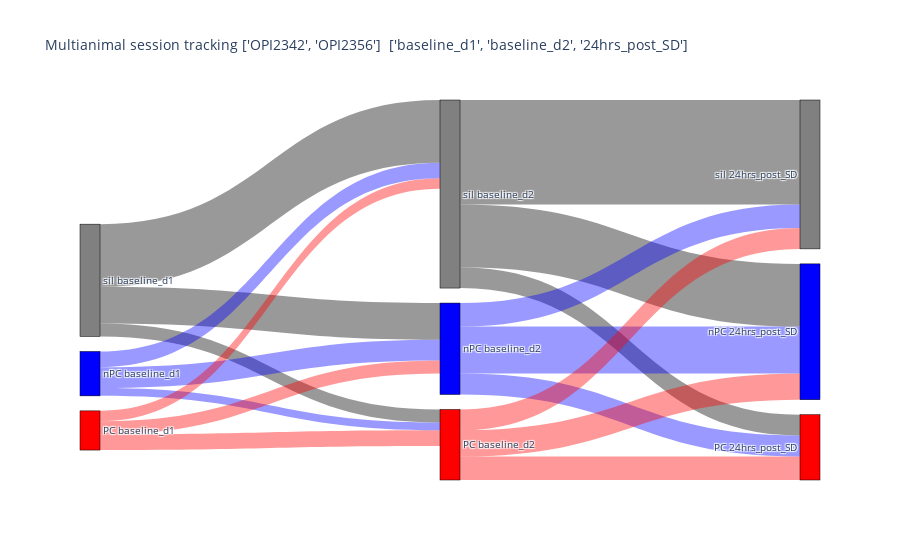

Notebook source saved alongside this figure:
### Code cell
labels = [] 
colors = []
for condition in conditions:
  labels.extend([f"PC {condition}", f"nPC {condition}", f"sil {condition}"])  # for each condition, check categories PC, not-PC and low activity
  colors.extend(["red", "blue", "grey"])  # 255, 0, 0;  0, 255, 0; 0, 0, 0
# in each condition, we have PC and nPC categories, each have PC and nPC targets in the next category
sources = []  # should be 0, 1, 2, 0, 1, 2, 0, 1, 2, 3, 4, 5, 3, 4, 5, 3, 4, 5, ...
targets = []  # should be 3, 3, 3, 4, 4, 4, 5, 5, 5, 6, 6, 6, 7, 7, 7, 8, 8, 8, ...
values = []
link_colors = []
#initlaiizng zero for all the values so that I can add numbers for individual animals
n_PC_to_PC=n_non_PC_to_PC=n_sil_to_PC=0
n_PC_to_non_PC=n_sil_to_non_PC=n_non_PC_to_non_PC=0
n_PC_to_sil=n_non_PC_to_sil=n_sil_to_sil=0

for animal in animals:
  df=cr_reg_cells_df[animal]
  for i_condition in range(len(conditions)-1):

    #target cells place cells
    n_PC_to_PC+=len(celltrack.cell_movement(df,animal,conditions[i_condition],conditions[i_condition+1],source_type=pc_cells,target_type=pc_cells))
    n_non_PC_to_PC+=len(celltrack.cell_movement(df,animal,conditions[i_condition],conditions[i_condition+1],source_type=non_pc_cells,target_type=pc_cells))
    n_sil_to_PC+=len(celltrack.cell_movement(df,animal,conditions[i_condition],conditions[i_condition+1],source_type=silent_cells,target_type=pc_cells))
    if animal==animals[-1]:
      sources.extend([3*i_condition,3*i_condition+1, 3*i_condition+2])
      targets.extend([3*(i_condition+1), 3*(i_condition+1), 3*(i_condition+1)])
      values.extend([n_PC_to_PC, n_non_PC_to_PC, n_sil_to_PC])
      link_colors.extend(["rgba(255, 0, 0, 0.4)", "rgba(0, 0, 255, 0.4)", "rgba(0, 0, 0, 0.4)"])  # PC -> x is light blue, nPC -> x is light red, Q -> y is "light black"

    #target cells non place cells
    n_PC_to_non_PC+=len(celltrack.cell_movement(df,animal,conditions[i_condition],conditions[i_condition+1],source_type=pc_cells,target_type=non_pc_cells))
    n_sil_to_non_PC+=len(celltrack.cell_movement(df,animal,conditions[i_condition],conditions[i_condition+1],source_type=silent_cells,target_type=non_pc_cells))
    n_non_PC_to_non_PC+=len(celltrack.cell_movement(df,animal,conditions[i_condition],conditions[i_condition+1],source_type=non_pc_cells,target_type=non_pc_cells))
    if animal==animals[-1]:
      sources.extend([3*i_condition,3*i_condition+1, 3*i_condition+2])
      targets.extend([3*(i_condition+1)+1, 3*(i_condition+1)+1, 3*(i_condition+1)+1])
      values.extend([n_PC_to_non_PC, n_non_PC_to_non_PC, n_sil_to_non_PC])
      link_colors.extend(["rgba(255, 0, 0, 0.4)", "rgba(0, 0, 255, 0.4)", "rgba(0, 0, 0, 0.4)"])  # PC -> x is light blue, nPC -> x is light red, Q -> y is "light black"


    #targer cell silent cells  
    n_PC_to_sil+=len(celltrack.cell_movement(df,animal,conditions[i_condition],conditions[i_condition+1],source_type=pc_cells,target_type=silent_cells))
    n_non_PC_to_sil+=len(celltrack.cell_movement(df,animal,conditions[i_condition],conditions[i_condition+1],source_type=non_pc_cells,target_type=silent_cells))
    n_sil_to_sil+=len(celltrack.cell_movement(df,animal,conditions[i_condition],conditions[i_condition+1],source_type=silent_cells,target_type=silent_cells))
    if animal==animals[-1]:
      sources.extend([3*i_condition,3*i_condition+1, 3*i_condition+2])
      targets.extend([3*(i_condition+1)+2, 3*(i_condition+1)+2, 3*(i_condition+1)+2])
      values.extend([n_PC_to_sil, n_non_PC_to_sil, n_sil_to_sil])
      link_colors.extend(["rgba(255, 0, 0, 0.4)", "rgba(0, 0, 255, 0.4)", "rgba(0, 0, 0, 0.4)"])  # PC -> x is light blue, nPC -> x is light red, Q -> y is "light black"

  
fig = go.Figure(data=[go.Sankey(
  node = dict(
    pad = 15,
    thickness = 20,
    line = dict(color = "black", width = 0.5),
    label = labels,
    color = colors
  ),
  link = dict(
    source = sources, # indices correspond to labels, eg A1, A2, A1, B1, ...
    target = targets,
    value = values,
    color = link_colors
))])

fig.update_layout(title_text=f'Multianimal session tracking\n{animals}\n\n{conditions}', font_size=10)

#pio.write_image(fig, F'{output_folder}/{animal}_sankey_diagram.pdf')

### Figure 1 — Plotly figure (JSON) as saved in the notebook; plotly's stock layout.template omitted (floating-point values rounded to 4 significant figures)
{"data": [{"link": {"color": ["rgba(255, 0, 0, 0.4)", "rgba(0, 0, 255, 0.4)", "rgba(0, 0, 0, 0.4)", "rgba(255, 0, 0, 0.4)", "rgba(0, 0, 255, 0.4)", "rgba(0, 0, 0, 0.4)", "rgba(255, 0, 0, 0.4)", "rgba(0, 0, 255, 0.4)", "rgba(0, 0, 0, 0.4)", "rgba(255, 0, 0, 0.4)", "rgba(0, 0, 255, 0.4)", "rgba(0, 0, 0, 0.4)", "rgba(255, 0, 0, 0.4)", "rgba(0, 0, 255, 0.4)", "rgba(0, 0, 0, 0.4)", "rgba(255, 0, 0, 0.4)", "rgba(0, 0, 255, 0.4)", "rgba(0, 0, 0, 0.4)"], "source": [0, 1, 2, 0, 1, 2, 0, 1, 2, 3, 4, 5, 3, 4, 5, 3, 4, 5], "target": [3, 3, 3, 4, 4, 4, 5, 5, 5, 6, 6, 6, 7, 7, 7, 8, 8, 8], "value": [6, 3, 5, 5, 8, 14, 4, 6, 24, 9, 8, 8, 10, 18, 24, 8, 9, 40]}, "node": {"color": ["red", "blue", "grey", "red", "blue", "grey", "red", "blue", "grey"], "label": ["PC baseline_d1", "nPC baseline_d1", "sil baseline_d1", "PC baseline_d2", "nPC baseline_d2", "sil baseline_d2", "PC 24hrs_post_SD", "nPC 24hrs_post_SD", "sil 24hrs_post_SD"], "line": {"color": "black", "width": 0.5}, "pad": 15, "thickness": 20}, "type": "sankey"}], "layout": {"font": {"size": 10}, "title": {"text": "Multianimal session tracking\n['OPI2342', 'OPI2356']\n\n['baseline_d1', 'baseline_d2', '24hrs_post_SD']"}}}
